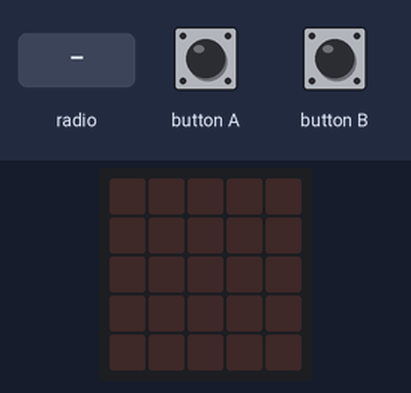
This program was run on a simulated BBC micro:bit (MakeCode). On the bench: the board's 5×5 LED display. The inputs (shaded band) are chosen by the test bench.

Above: at 1.2 s.
1.3 s: radio message "1" arrives
At 1.6 s:
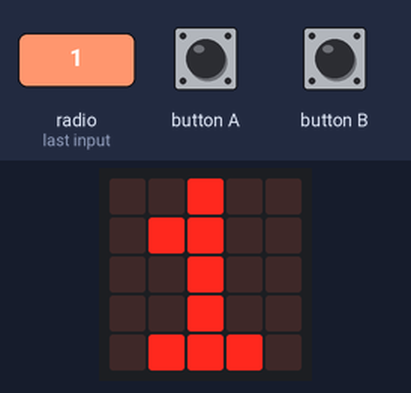
2.8 s: radio message "A" arrives
At 3.9 s:
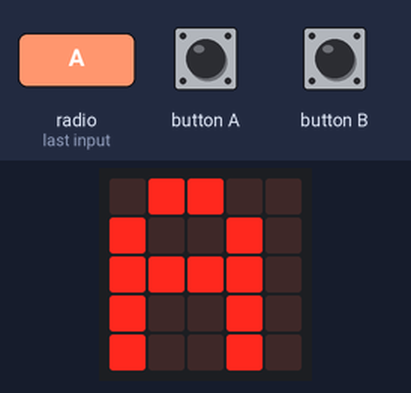
4.3 s: radio message "B" arrives
At 5.1 s:
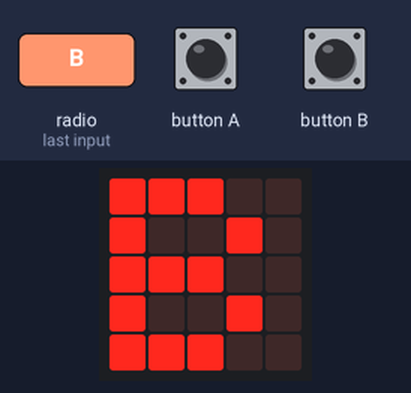
Timing chart, 0 to 7.3 s (numbered marks = the images above; inputs shaded):
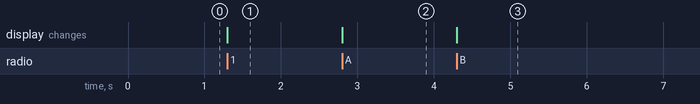

The program:

main.ts
```typescript
radio.onReceivedNumber(function (receivedNumber) {
    basic.showNumber(receivedNumber)
})
input.onButtonPressed(Button.A, function () {
    radio.sendString("A")
})
radio.onReceivedString(function (receivedString) {
    basic.showString(receivedString)
    if (receivedString == "A") {

    } else if (receivedString == "B") {

    }
})
input.onButtonPressed(Button.B, function () {
    radio.sendString("B")
})
let strip = neopixel.create(DigitalPin.P15, 4, NeoPixelMode.RGB)
radio.setGroup(150)
basic.forever(function () {

})
```

test.ts
```typescript
// aquí va el archivo "tests"; esto no se compilará cuando este paquete se utilice como una extensión.
```

Measured:
- after the input at 1.3 s, the display: changes at once (image 1)
- after the input at 2.8 s, the display: changes at once (image 2)
- after the input at 4.3 s, the display: changes at once (image 3)
